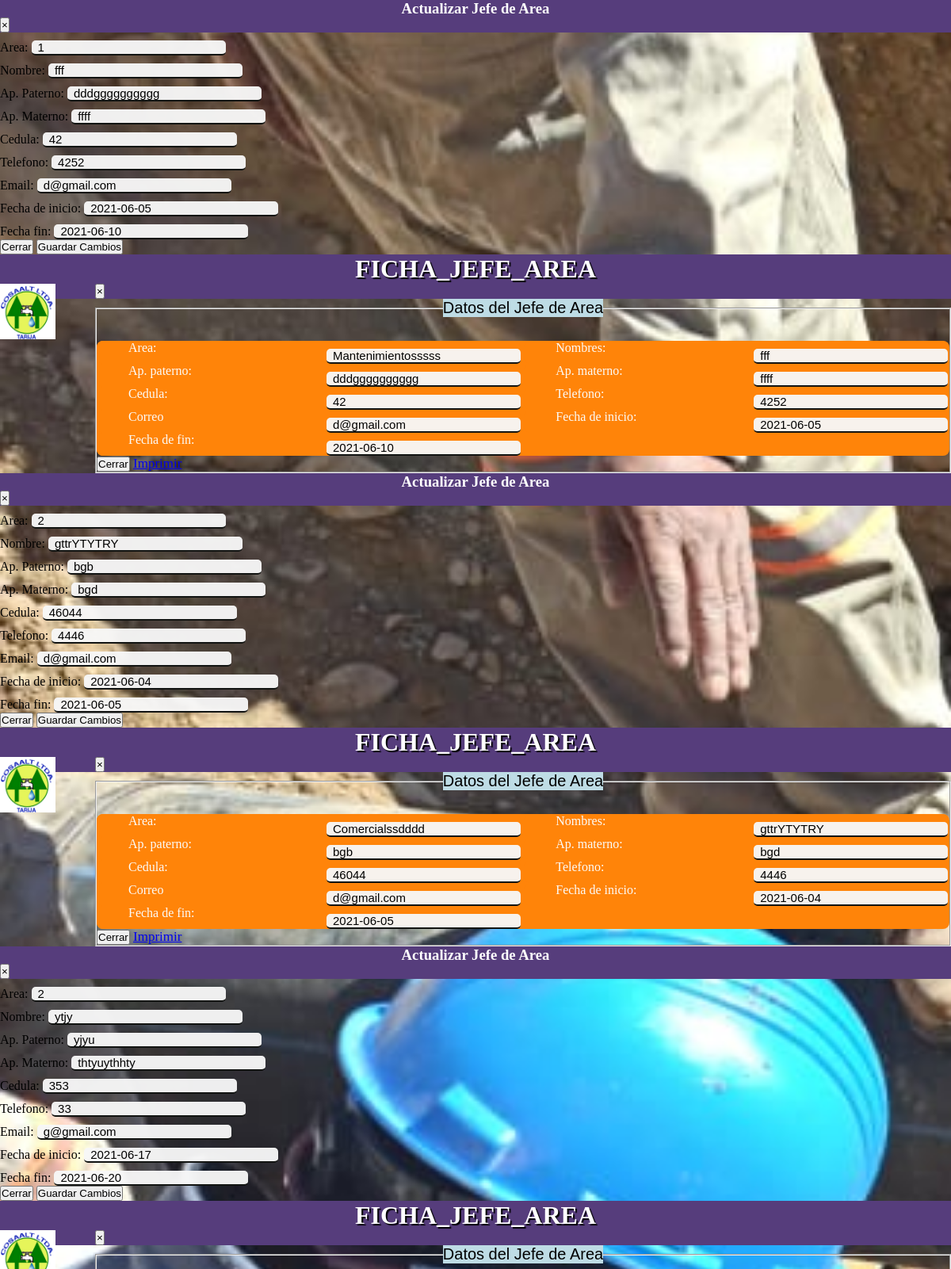
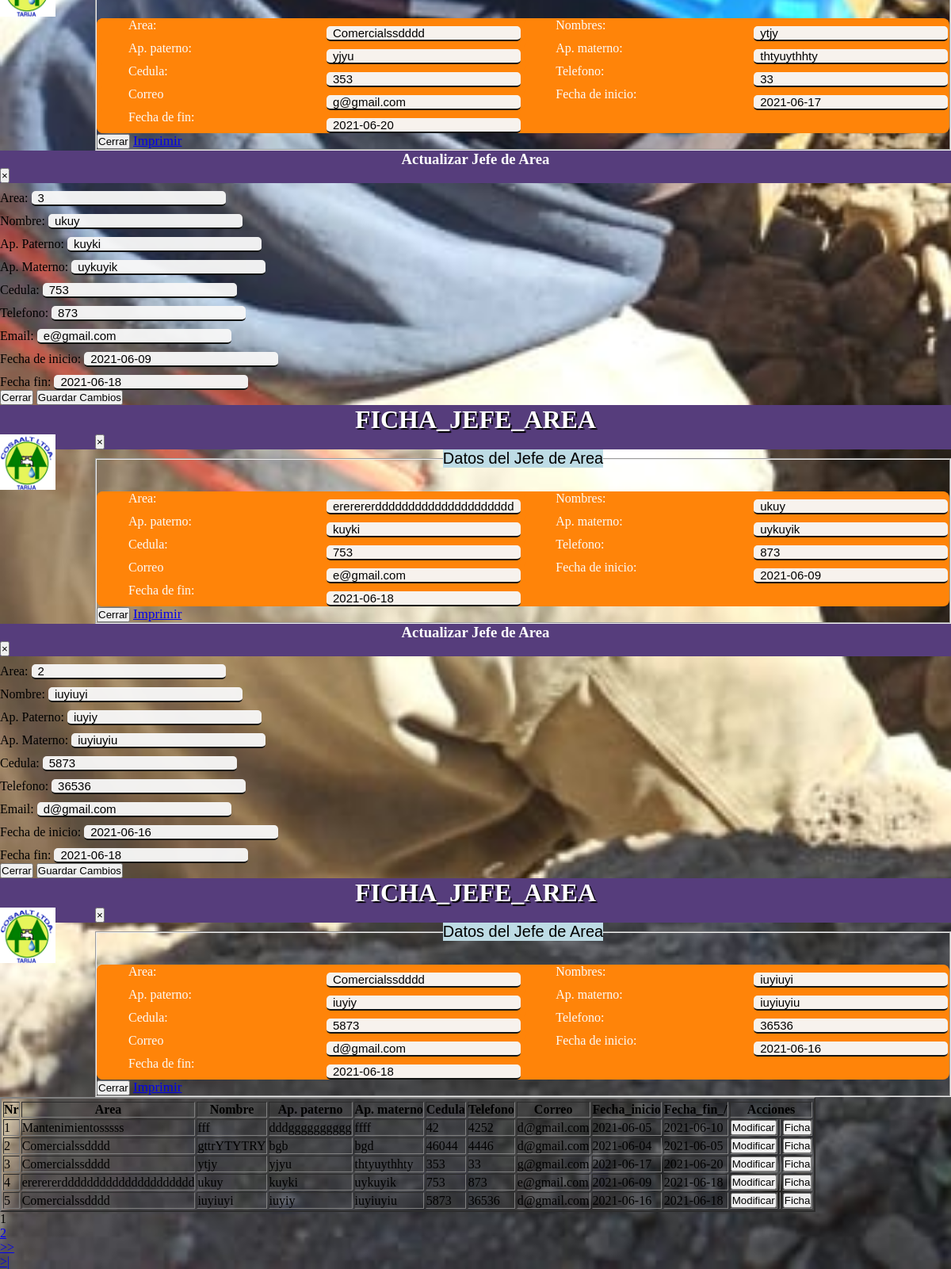
/tablas_sistema/t_jefe_areas.php, run on the app's committed database (2 pictures, top to bottom).
### tables this page shows
CREATE TABLE `jefes_areas` (
  `id_jefe_area` int(11) NOT NULL,
  `id_area` int(11) NOT NULL,
  `nombres` varchar(45) NOT NULL,
  `ap` varchar(45) NOT NULL,
  `am` varchar(45) NOT NULL,
  `ci` int(11) NOT NULL,
  `telefono` varchar(45) NOT NULL,
  `correo` char(50) NOT NULL,
  `fec_inicio` date NOT NULL,
  `fec_fin` date NOT NULL,
  `fec_insercion` timestamp NOT NULL DEFAULT current_timestamp() ON UPDATE current_timestamp(),
  `fec_modificacion` timestamp NOT NULL DEFAULT current_timestamp() ON UPDATE current_timestamp(),
  `usuario` int(11) NOT NULL,
  `estado` char(1) DEFAULT NULL
);

CREATE TABLE `areas` (
  `id_area` int(11) NOT NULL,
  `id_sistema_reclamo` int(11) NOT NULL,
  `nombre` varchar(45) NOT NULL,
  `descripcion` varchar(45) NOT NULL,
  `fec_insercion` timestamp NOT NULL DEFAULT current_timestamp() ON UPDATE current_timestamp(),
  `fec_modificacion` timestamp NOT NULL DEFAULT current_timestamp() ON UPDATE current_timestamp(),
  `usuario` int(11) NOT NULL,
  `estado` char(1) NOT NULL
);

CREATE TABLE `sistema_reclamos` (
  `id_sistema_reclamo` int(11) NOT NULL,
  `nombre` varchar(45) NOT NULL,
  `nombre_creador` varchar(45) NOT NULL,
  `logo` varchar(200) NOT NULL,
  `fec_insercion` timestamp NOT NULL DEFAULT current_timestamp() ON UPDATE current_timestamp(),
  `fec_modificacion` timestamp NOT NULL DEFAULT current_timestamp() ON UPDATE current_timestamp(),
  `usuario` int(11) NOT NULL,
  `estado` char(1) NOT NULL
);

### tablas_sistema/t_jefe_areas.php (the view, shortened to what this page needs)
<table border="2" class="tabla "  >
                <thead class="thead">
                    <tr>
                        <th>Nr</th>
                        <th>Area</th>
                        <th>Nombre</th>
                        <th>Ap. paterno</th>
                        <th>Ap. materno</th>
                        <th>Cedula</th>
                        <th>Telefono</th>
                        <th>Correo</th>
                        <th  >Fecha_inicio</th>
                        <th>Fecha_fin_/</th>
                        <th colspan="3">Acciones</th>
                    </tr>
                </thead>
                <tbody>
                    <?php
                    require '../conexion.php';
                    $sql_registe = mysqli_query($con, "SELECT COUNT(*) as total_registro FROM jefes_areas WHERE estado = 1 ");
                    $result_register = mysqli_fetch_array($sql_registe);
                    $total_registro = $result_register['total_registro'];
                    $por_pagina = 5;
                    if (empty($_GET['pagina'])) {
                        $pagina = 1;
                    } else {
                        $pagina = $_GET['pagina'];
                    }
                    $desde = ($pagina - 1) * $por_pagina;
                    $total_paginas = ceil($total_registro / $por_pagina);
                    $sql = " SELECT j.*, a.nombre as nombre FROM jefes_areas j INNER JOIN areas a on j.id_area=a.id_area  WHERE j.estado=1 ORDER BY id_jefe_area asc LIMIT $desde,$por_pagina";
                    require '../conexion.php';
if(isset($_SESSION['consulta'])){
    if($_SESSION['consulta'] > 0){
        $idp=$_SESSION['consulta'];
        $sql = " SELECT j.*, a.nombre as nombre FROM jefes_areas j INNER JOIN areas a on j.id_area=a.id_area  WHERE j.id_jefe_area='$idp' ORDER BY id_jefe_area asc LIMIT $desde,$por_pagina";
    }else{
$sql = " SELECT j.*, a.nombre as nombre FROM jefes_areas j INNER JOIN areas a on j.id_area=a.id_area  WHERE j.estado=1 ORDER BY id_jefe_area asc LIMIT $desde,$por_pagina";
    }
}else{
    $sql = " SELECT j.*, a.nombre as nombre FROM jefes_areas j INNER JOIN areas a on j.id_area=a.id_area  WHERE j.estado=1 ORDER BY id_jefe_area asc LIMIT $desde,$por_pagina";
}
                    $sqlist = mysqli_query($con, $sql);
                    while ($data = mysqli_fetch_assoc($sqlist)) {
                    ?>
                        <tr>
                            <td><?php echo $data['id_jefe_area'];  ?></td>
                            <td><?php echo $data['nombre'];  ?></td>
                            <td><?php echo $data['nombres']; ?></td>
                            <td><?php echo $data['ap']; ?></td>
                            <td><?php echo $data['am']; ?></td>
                            <td><?php echo $data['ci']; ?></td>
                            <td><?php echo $data['telefono']; ?></td>
                            <td><?php echo $data['correo']; ?></td>
                            <td><?php echo $data['fec_inicio']; ?></td>
                            <td><?php echo $data['fec_fin']; ?></td>
                            <td><button type="button" class="btn btn-success" data-toggle="modal" data-target="#editChildresn<?php echo $data['id_jefe_area']; ?>">
                                  Modificar
                              </button></td>
<td>  <a class="btn btn-danger" id="delete" data-id=<?php echo $data['id_jefe_area']; ?> href="javascript:void(0)"><i class="glyphicon glyphicon-trash"></i></a></td>
<td><button type="button" class="btn btn-primary" data-toggle="modal" data-target="#fichaJefeArea<?php echo $data['id_jefe_area']; ?>">
                                  Ficha
                              </button></td>
                          </tr>
                      <?php  include('modificar_jefe_area.php'); ?>
                      <?php  include('ficha_tj.php'); ?>
                      <?php } ?>
                </tbody>
            </table>
            <div class="paginador">
                <ul>
                    <?php
                    for ($i = 1; $i <= $total_paginas; $i++) {
                        if ($i == $pagina) {
                            echo '<li class="pageSelected">' . $i . '</li>';
                        } else {
                            echo '<li><a href="?pagina=' . $i . '">' . $i . '</a></li>';
                        }
                    }
                    if ($pagina != $total_paginas) {
                    ?>
                        <li><a href="?pagina=<?php echo $pagina + 1; ?>">>></a></li>
                        <li><a href="?pagina=<?php echo $total_paginas; ?> ">>|</a></li>
                    <?php } ?>
                </ul>
            </div>

### tablas_sistema/modificar_jefe_area.php (shortened to what this page needs)
<div class="modal fade" id="editChildresn<?php echo $data['id_jefe_area']; ?>" tabindex="-1" role="dialog" aria-labelledby="myModalLabel" aria-hidden="true">
  <div class="modal-dialog">
    <div class="modal-content">
    <div class="modal-header" style="background-color: #563d7c !important;">
        <h3 class="modal-title" style="color: #fff; text-align: center;">
            Actualizar Jefe de Area
        </h3>
        <button type="button" class="close" data-dismiss="modal" aria-label="Close">
          <span aria-hidden="true">&times;</span>
        </button>
      </div>
      <form  method="POST" action="mod_jefe_area.php"  >
            <div class="modal-body" id="cont_modal">
                <div class="form-group">
                  <label for="recipient-name" class="col-form-label">Area:</label>
                  <input type="text" name="id_area" class="form-control" value="<?php echo $data['id_area']; ?>" required="true">
                </div>
                <div class="form-group">
                  <label for="recipient-name" class="col-form-label">Nombre:</label>
                  <input type="text" name="nombres" class="form-control" value="<?php echo $data['nombres']; ?>" required="true">
                </div>
                <div class="form-group">
                  <label for="recipient-name" class="col-form-label">Ap. Paterno:</label>
                  <input type="text" name="ap" class="form-control" value="<?php echo $data['ap']; ?>" required="true">
                </div>
                <div class="form-group">
                  <label for="recipient-name" class="col-form-label">Ap. Materno:</label>
                  <input type="text" name="am" class="form-control" value="<?php echo $data['am']; ?>" required="true">
                </div>
                <div class="form-group">
                  <label for="recipient-name" class="col-form-label">Cedula:</label>
                  <input type="text" name="ci" class="form-control" value="<?php echo $data['ci']; ?>" required="true">
                </div>
                <div class="form-group">
                  <label for="recipient-name" class="col-form-label">Telefono:</label>
                  <input type="text" name="telefono" class="form-control" value="<?php echo $data['telefono']; ?>" required="true">
                </div>
                <div class="form-group">
                  <label for="recipient-name" class="col-form-label">Email:</label>
                  <input type="text" name="correo" class="form-control" value="<?php echo $data['correo']; ?>" required="true">
                </div>
                <div class="form-group">
                  <label for="recipient-name" class="col-form-label">Fecha de inicio:</label>
                  <input type="text" name="fec_inicio" class="form-control" value="<?php echo $data['fec_inicio']; ?>" required="true">
                </div>
                <div class="form-group">
                  <label for="recipient-name" class="col-form-label">Fecha fin:</label>
                  <input type="text" name="fec_fin" class="form-control" value="<?php echo $data['fec_fin']; ?>" required="true">
                </div>
            </div>
            <div class="modal-footer">
              <button type="button" class="btn btn-secondary" data-dismiss="modal">Cerrar</button>
              <button type="submit" class="btn btn-primary">Guardar Cambios</button>
            </div>
       </form>
    </div>
  </div>
</div>

### tablas_sistema/ficha_tj.php (shortened to what this page needs)
<link rel="stylesheet" href="../tablas_sistema/css/ficha.css">
<div class="modal fade" id="fichaJefeArea<?php echo $data['id_jefe_area'] ?>" tabindex="-1" role="dialog" aria-labelledby="myModalLabel" aria-hidden="true">
    <div class="modal-dialog">
        <div class="modal-content">
            <div class="modal-header" style="background-color: #563d7c !important">
                <h1>
                    FICHA_JEFE_AREA
                </h1>
                <button type="button" class="close" data-dismiss="modal" aria-label="Close">
                    <span aria-hidden="true">&times</span>
                </button>
                <?php
						include '../conexion.php';
						$menulis="SELECT * from sistema_reclamos where estado=1";
						$menulistar=mysqli_query($con,$menulis);
						$dato=mysqli_fetch_assoc($menulistar) ;
						?>
		<img class="img"  src="../fotos/<?php echo $dato['logo'];?>"   width="70" height="70"   >
            </div>
            <form method="POST" action="ficha_jef_areas.php" >
            <fieldset>
            <legend class="leg">Datos del Jefe de Area</legend>
                <div id="div">
                    <div id="div">
                        <label for="" class="">Area:</label>
                        <input disabled value="<?php echo $data['nombre'] ?>">
                    </div>
                    <div id="div">
                        <label for="" class="">Nombres:</label>
                        <input disabled value="<?php echo $data['nombres']?>">
                        </div>
                    <div id="div">
                        <label for="" class="">Ap. paterno:</label>
                        <input disabled value="<?php echo $data['ap'] ?>">
                    </div>
                    <div id="div">
                        <label for="" class="">Ap. materno:</label>
                        <input disabled value="<?php echo $data['am'] ?>">
                    </div>
                    <div id="div">
                        <label for="" class="">Cedula:</label>
                        <input disabled value="<?php echo $data['ci'] ?>">
                    </div>
                    <div id="div">
                        <label for="" class="">Telefono:</label>
                        <input disabled value="<?php echo $data['telefono'] ?>">
                    </div>
                    <div id="div">
                        <label for="" class="">Correo </label>
                        <input disabled value="<?php echo $data['correo']?>">
                    </div>
                    <div id="div">
                        <label for="" class="">Fecha de inicio:</label>
                        <input  disabled value="<?php echo $data['fec_inicio'] ?>">
                    </div>
                    <div id="div">
                        <label for="" class="">Fecha de fin:</label>
                        <input  disabled value="<?php echo $data['fec_fin'] ?>">
                    </div>
                </div>
                <div class="modal-footer">
                    <button type="button" class="btn btn-warning" data-dismiss="modal">Cerrar</button>
       <a href="ficha_imprimir_jefe.php" class="btn btn-primary">Imprimir</a>
                </div>
</fieldset>
            </form>
        </div>
    </div>
</div>

### tablas_sistema/css/ficha.css (style rules this page uses)
* { margin: 0px; padding: 0px; -webkit-box-sizing: border-box; -moz-box-sizing: border-box; box-sizing: border-box; }
h1 { color: #fff; text-shadow: 2px 2px 1px #000; }
.leg { margin-bottom: 30px; background-color: rgb(190, 220, 229); font-size: 20px; color: #000; text-align: center; font-family: Arial, Helvetica, sans-serif; }
input { background: rgba(247, 247, 247, 0.959); border: none; outline: none; border-bottom: 2px solid #121412; width: 10%; padding-left: 8px; padding-right: 8px; border-radius: 5px; font-size: 15px; color: rgb(0, 0, 0); text-justify: auto; margin-top: 10px; min-width: 245px; }
fieldset { font-size: 17px; color: rgb(252, 251, 248); min-width: 250px; }
#div label { width: 10%; text-align: left; flex-wrap: wrap; display: inline-block; flex: 1; margin-left: 40px; float: left; }
label { min-width: 250px; font-size: 16px; margin-bottom:10px; }
#div { flex-wrap: wrap; display: inline-block; min-width: 245px; border-radius: 8px; background-color: rgb(255, 132, 9); }
h1 { color: white; text-align: center; }
.img { float: left; margin-right: 50px; }

### data on the page
jefes_areas: id_jefe_area "1", id_area.nombre "Mantenimientosssss", nombres "fff", ap "dddgggggggggg", am "ffff", ci "42", telefono "4252", correo "d@gmail.com", fec_inicio "2021-06-05", fec_fin "2021-06-10", id_area "1", sistema_reclamos.logo (picture)
jefes_areas: id_jefe_area "2", id_area.nombre "Comercialssdddd", nombres "gttrYTYTRY", ap "bgb", am "bgd", ci "46044", telefono "4446", correo "d@gmail.com", fec_inicio "2021-06-04", fec_fin "2021-06-05", id_area "2", sistema_reclamos.logo (picture)
jefes_areas: id_jefe_area "3", id_area.nombre "Comercialssdddd", nombres "ytjy", ap "yjyu", am "thtyuythhty", ci "353", telefono "33", correo "g@gmail.com", fec_inicio "2021-06-17", fec_fin "2021-06-20", id_area "2", sistema_reclamos.logo (picture)
jefes_areas: id_jefe_area "4", id_area.nombre "ererererddddddddddddddddddddd", nombres "ukuy", ap "kuyki", am "uykuyik", ci "753", telefono "873", correo "e@gmail.com", fec_inicio "2021-06-09", fec_fin "2021-06-18", id_area "3", sistema_reclamos.logo (picture)
jefes_areas: id_jefe_area "5", id_area.nombre "Comercialssdddd", nombres "iuyiuyi", ap "iuyiy", am "iuyiuyiu", ci "5873", telefono "36536", correo "d@gmail.com", fec_inicio "2021-06-16", fec_fin "2021-06-18", id_area "2", sistema_reclamos.logo (picture)
